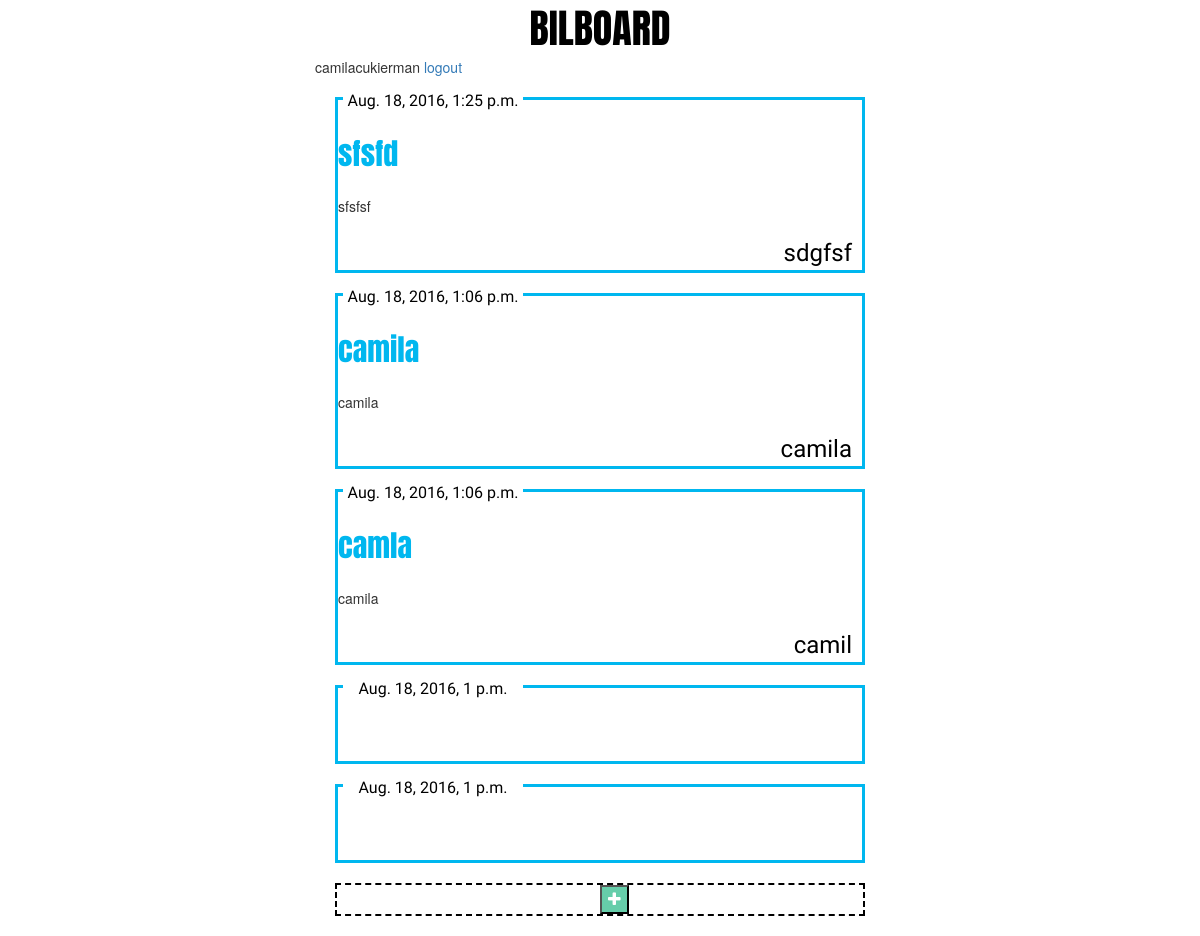
The page /comments/ (signed in) on the database its author committed.
### comments/models.py (models this page shows)
class Message(models.Model):
    title_text = models.CharField(max_length=100)
    message_text = models.CharField(max_length=600)
    author_text = models.CharField(max_length=100)
    pub_date = models.DateTimeField(auto_now=True)

### comments/views.py (the view)
def index(request):
    latest_message = Message.objects.order_by('-pub_date')[:5]
    template = loader.get_template('comments/index.html')
    context = {
    'latest_message': latest_message,
}
    return HttpResponse(template.render(context, request))

### comments/templates/comments/index.html (shortened to what this page needs)
<!DOCTYPE html>
<html lang="en">
<head>
    {% load static %}
    <link rel="stylesheet" type="text/css" href="{% static 'comments/css/style.css' %}" />
    <link rel="stylesheet" href="https://maxcdn.bootstrapcdn.com/font-awesome/4.6.3/css/font-awesome.min.css">
    <link rel="stylesheet" href="http://maxcdn.bootstrapcdn.com/bootstrap/3.3.7/css/bootstrap.min.css">
</head>
<body >
<div class="col-md-6 ">
<div class="maintitle">BILBOARD</div>
{{ user }}
{% if user.is_anonymous %}
<a href="{% url 'django.contrib.auth.views.login' %}">login</a>
    <a href="/register/">register</a><br />
{% else %}
<a href="{% url 'django.contrib.auth.views.logout' %}">logout</a>
{% endif %}
<br/>
{% if user.is_authenticated %}
{% if latest_message %}
    {% for message in latest_message %}
<div class="message-box">
       <div class="date"> {{ message.pub_date }}</div><br>
          <div class="title">  {{ message.title_text }}</div><br>
        <div class="massage"> {{ message.message_text }}</div><br>
       <div class="author">  {{ message.author_text }}</div>
    </div>
    {% endfor %}
{% endif %}
<div  class="col-md-3 "> </div>
   <div class="border_add">
<button type="submit" id="show" name="want_to_post" class="add_comment plus_btn"><i class="fa fa-plus" aria-hidden="true"></i></button>
</div>
    </div>
{% endif %}
</body>
</html>

### comments/static/comments/css/style.css (style rules this page uses)
.date { font-family: Poiret One; font-size : 16px; Color : black; width: 180px; text-align: center; background-color: white; margin-top: -10px; margin-left: 5px; }
.title { font-family: Anton; font-size : 30px; Color:#00b7ef; }
.author { font-family: Pinyon Script; font-size : 24px; Color : black; text-align: right; padding: 0px 10px; }
.maintitle { text-align: center; font-family: Anton; font-size : 40px; Color : black; }
.message-box { width: auto; Height:auto; border:3px #00b7ef solid; margin:20px; }
.add_comment { font-familyt: font awesome plus; font-size : 16px; background-color : #66CDAA; Color: white; Radius :3px; Cursor: pointer; }
.border_add { Border: 2px black dashed; margin: 20px; width: auto; Height: auto; }
.plus_btn { margin-left: 50%; }

### rows shown on the page
Message: pub_date "Aug. 18, 2016, 1:25 p.m.", title_text "sfsfd", message_text "sfsfsf", author_text "sdgfsf"
Message: pub_date "Aug. 18, 2016, 1:06 p.m.", title_text "camila", message_text "camila", author_text "camila"
Message: pub_date "Aug. 18, 2016, 1:06 p.m.", title_text "camla", message_text "camila", author_text "camil"
Message: pub_date "Aug. 18, 2016, 1 p.m."
Message: pub_date "Aug. 18, 2016, 1 p.m."

### other values the page prints
{{ user }} "camilacukierman"
